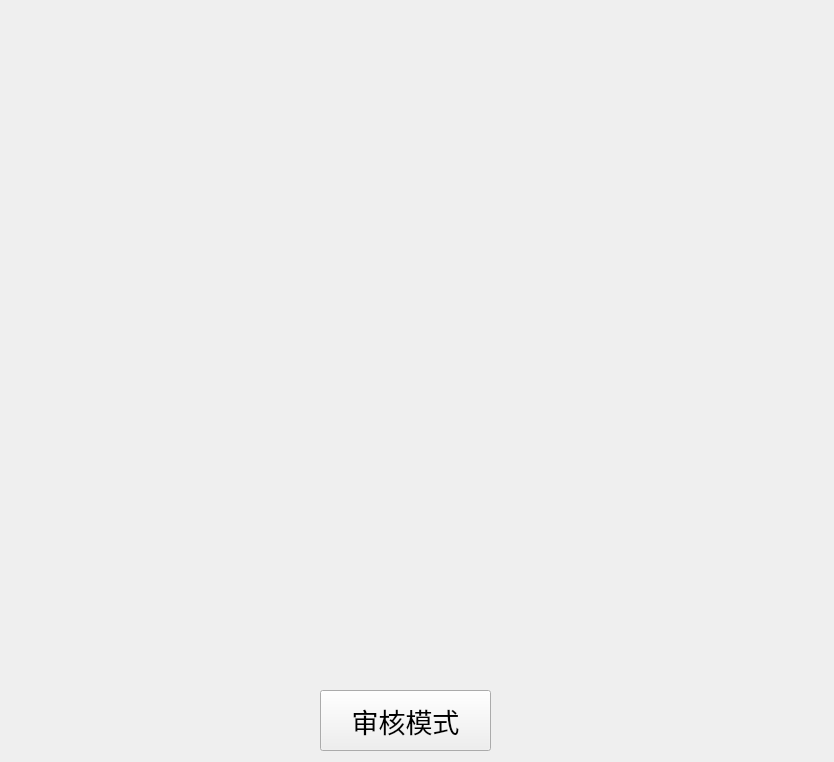
<?xml version="1.0" encoding="UTF-8"?>
<ui version="4.0">
 <class>manage_page</class>
 <widget class="QWidget" name="manage_page">
  <property name="geometry">
   <rect>
    <x>0</x>
    <y>0</y>
    <width>834</width>
    <height>762</height>
   </rect>
  </property>
  <property name="windowTitle">
   <string>Form</string>
  </property>
  <widget class="QWidget" name="horizontalLayoutWidget">
   <property name="geometry">
    <rect>
     <x>30</x>
     <y>20</y>
     <width>741</width>
     <height>651</height>
    </rect>
   </property>
   <layout class="QHBoxLayout" name="centralwidget"/>
  </widget>
  <widget class="QPushButton" name="change_mode">
   <property name="geometry">
    <rect>
     <x>320</x>
     <y>690</y>
     <width>171</width>
     <height>61</height>
    </rect>
   </property>
   <property name="font">
    <font>
     <family>Arial</family>
     <pointsize>20</pointsize>
    </font>
   </property>
   <property name="text">
    <string>审核模式</string>
   </property>
  </widget>
 </widget>
 <resources/>
 <connections/>
</ui>
